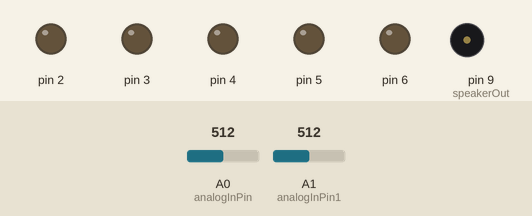
Recording of a sketch running on a simulated Arduino Uno, built with avr-gcc and run on an emulated ATmega328P. On the bench: output pins drawn as LEDs (lit = HIGH), buzzer (waves = sounding, pin HIGH). Dashed ring = blinking. The inputs (shaded band) are chosen by the test bench; at power-on: A0 (analogInPin) = 512, A1 (analogInPin1) = 512. What the sketch prints to the serial monitor is not drawn.

Above: at 1.2 s.
1.3 s: A0 (analogInPin) set to 483
At 1.5 s:
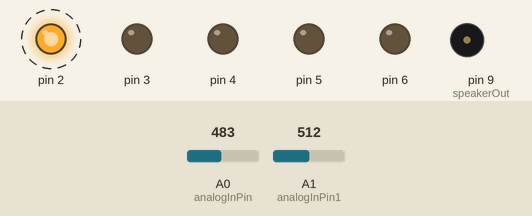
4.3 s: A1 (analogInPin1) set to 122
At 4.57 s:
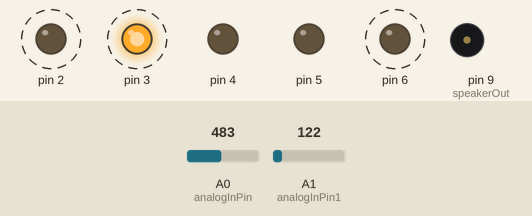
7.3 s: A0 (analogInPin) set to 510
At 8.1 s:
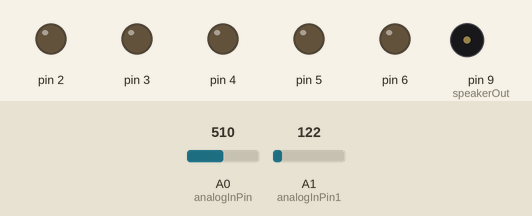
10.3 s: A0 (analogInPin) set to 490
At 10.72 s:
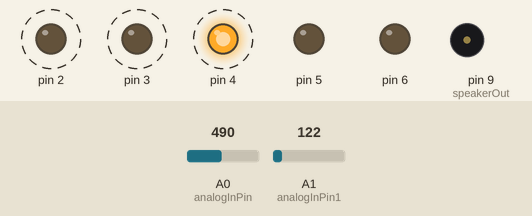
13.3 s: A1 (analogInPin1) set to 716
At 14.63 s:
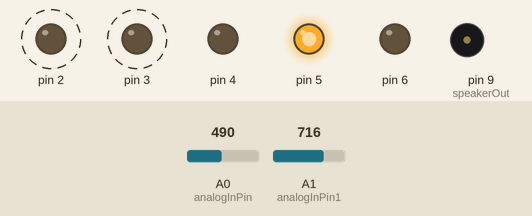
16.3 s: A0 (analogInPin) set to 108
19.3 s: A0 (analogInPin) set to 94
At 20.1 s:
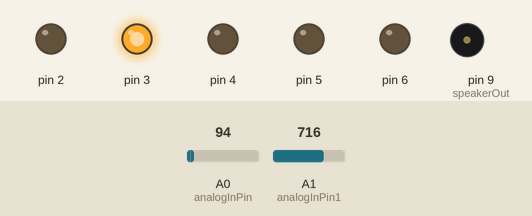
Timing chart, 0 to 21.8 s (numbered marks = the images above; inputs shaded):
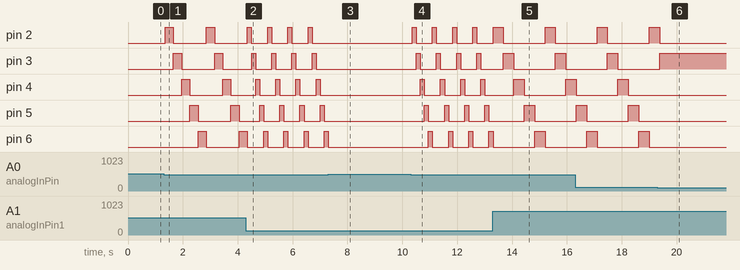

Measured:
- the behaviour switches between 500 and 499 on A0 (analogInPin) (found by bisection; images 0 and 1)
- the behaviour switches between 100 and 99 on A0 (analogInPin) (found by bisection; images 5 and 6)
- after the input at 1.3 s, pin 2: alternates HIGH for 0.30 s and LOW for 1.2 s, starting after 0.05 s; pin 3: alternates HIGH for 0.30 s and LOW for 1.2 s, starting after 0.35 s
- after the input at 4.3 s, pin 2, pin 3: alternates HIGH for 0.15 s and LOW for 0.59 s, starting after 0.20 s; pin 4: alternates HIGH for 0.15 s and LOW for 0.59 s, starting after 0.35 s; pin 5: alternates HIGH for 0.15 s and LOW for 0.59 s, starting after 0.50 s; pin 6: alternates HIGH for 0.15 s and LOW for 0.59 s, starting after 0.64 s
- after the input at 7.3 s, pin 2–5: stops changing and stays LOW; pin 6: goes on until 7.3 s, then stays LOW
- after the input at 10.3 s, pin 2: alternates HIGH for 0.15 s and LOW for 0.59 s, starting after 0.06 s; pin 3: alternates HIGH for 0.15 s and LOW for 0.59 s, starting after 0.21 s
- after the input at 13.3 s, pin 2: HIGH → LOW after 0.39 s, → HIGH 1.5 s later, → LOW 0.38 s later; pin 3: alternates HIGH for 0.38 s and LOW for 1.5 s, starting after 0.39 s
- after the input at 19.3 s, pin 2: goes on until 19.4 s, then stays LOW; pin 3: goes on until 19.4 s, then stays HIGH; pin 4: stays LOW (without the input it goes to HIGH after 0.46 s); pin 5: stays LOW (without the input it goes to HIGH after 0.83 s); pin 6: stays LOW (without the input it goes to HIGH after 1.2 s)

The sketch:

fruit.ino
```cpp
int speakerOut = 9;
int tone01 = 2028;
int sensorValue = 0;
int outputValue = 0;
const int analogInPin = A0;
const int analogInPin1 = A1;
int tmp = 0;
int ans = 0;
int delayValue,A1Value;
void setup() {
  // initialize digital pin LED_BUILTIN as an output.
  for(int i = 6 ; i >= 2 ; i--){
     pinMode(i, OUTPUT);
  }
  pinMode(speakerOut, OUTPUT);
  Serial.begin(9600);
}

void loop() {
  sensorValue = analogRead(analogInPin);
  outputValue = map(sensorValue, 0, 1023, 0, 255);
  A1Value =  analogRead(analogInPin1);
  delayValue = map(A1Value, 0, 1023, 100, 500);
  Serial.print("sensor = ");
  Serial.print(sensorValue);
  Serial.print("\t output = ");
  Serial.println(outputValue);
  Serial.print(delayValue);


    if(tmp == 0){
      for(int i = 2 ; i <= 6 ; i++){
        if(sensorValue < 500){
         sensorValue = analogRead(analogInPin);
          if(sensorValue < 100){
            digitalWrite(i, HIGH);
            delay(1000);
            tmp = 1;
            ans = i;
            break;
          }
          else{
            digitalWrite(i, HIGH);
            delay(delayValue);
            digitalWrite(i, LOW);
          }
       }
      }
    }


    if(ans == 5){
      digitalWrite(speakerOut,HIGH);
      delayMicroseconds(tone01 / 2);
      digitalWrite(speakerOut, LOW);
      delayMicroseconds(tone01 / 2);
    }
    sensorValue = analogRead(analogInPin);

    if(sensorValue > 100){
      digitalWrite(ans, LOW);
      tmp = 0;
      ans = 0;
    }
}
```
